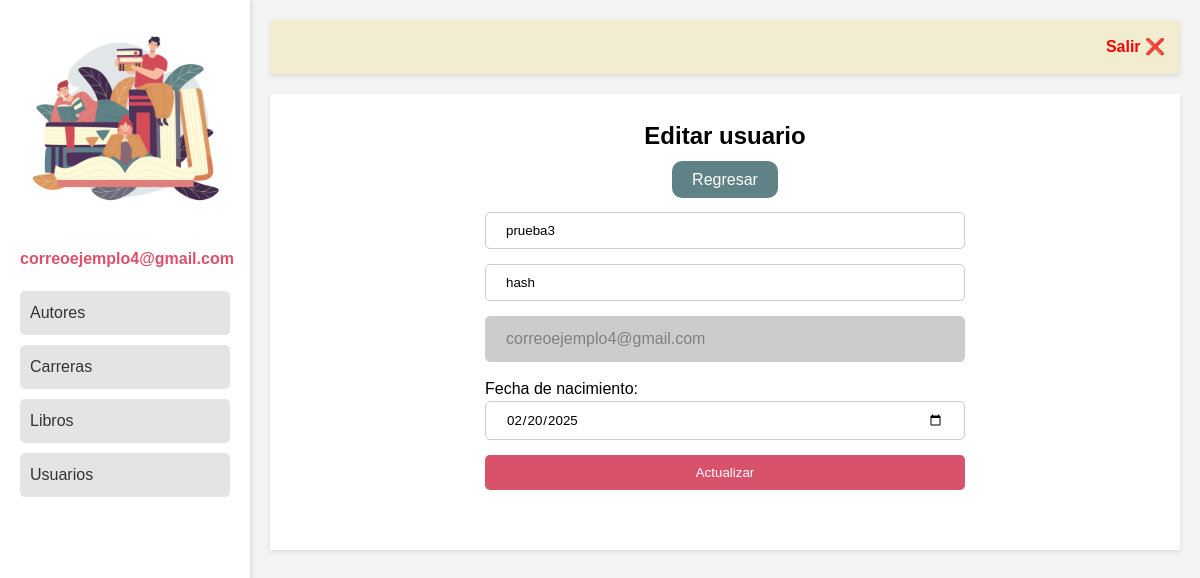
The page /editar-usuario.php?id=17 (signed in) on the database its author committed.
### tables this page shows
CREATE TABLE `usuarios` (
  `ID` int(10) NOT NULL,
  `nombre` varchar(50) DEFAULT NULL,
  `apellido` varchar(50) DEFAULT NULL,
  `email` varchar(30) DEFAULT NULL,
  `contrasena` varchar(100) DEFAULT NULL,
  `fecha_nacimiento` date DEFAULT NULL
);

### editar-usuario.php (the view, shortened to what this page needs)
<!DOCTYPE html>
<html lang="es">
<head>
    <link rel="stylesheet" href="CSS/estilos.css">
</head>
<body>
    <div class="flex-container">
        <div class="sidebar">
            <?php
            include "utils/nav-bar.php"
            ?>
        </div>
        <div class="main-content">
            <header>
                <?php include "utils/header.php" ?>
            </header>
            <?php
            require "conn.php";
            $id_usuario = $_GET["id"];
            $todos = "SELECT * FROM usuarios WHERE ID = '$id_usuario' ";
            $resultado = mysqli_query($conectar, $todos);
            $fila = $resultado->fetch_array();
            ?>
            <section class="dashboard">
                <div class="tittle-div">
                    <h1 class="title">Editar usuario</h1>
                </div>
                <div class="btn">
                    <a class="btn-green" href="ver-usuario.php?id=<?php echo $fila["ID"]; ?>">Regresar</a>
                </div>
                <div class="form-container">
                    <form action="guardar-editar_usuario.php" method="post">
                        <input class="input-login ancho-uniforme" value="<?php echo $fila['nombre'] ?>" type="text" name="nombre" placeholder="Nombre(s)">
                        <input class="input-login ancho-uniforme" value="<?php echo $fila['apellido'] ?>" type="text" name="apellido" placeholder="Apellido">
                        <div class="input-login correo">
                            <?php echo $fila['email'] ?>
                        </div>
                        <p class="entrada-label" for="birthdate">Fecha de nacimiento:</p>
                        <input class="input-login ancho-uniforme" value="<?php echo $fila['fecha_nacimiento'] ?>" type="date" name="fecha_nacimiento" required>
                        <button class="btn-cuenta ancho-uniforme entrada-label" type="submit" value=>Actualizar</button>
                    </form>
                </div>
            </section>
        </div>
    </div>
</body>
</html>

### CSS/estilos.css (style rules this page uses)
:root { --color1: #ccc; --colorWhite: #ffff; --colorBlack: #202131; --color2: #4A3259; --color3: #f2f4f6; --color4: #D9526B; --color5:#D98C5F; --color6: #5F8286; }
body { font-weight: 16px; line-height: 24px; }
* { margin: 0; padding: 0; box-sizing: border-box; font-family: Arial, Helvetica, sans-serif; }
.flex-container { display: flex; min-height: 100vh; background-color: #f4f4f4; }
.sidebar { width: 250px; background: var(--colorWhite); padding: 20px; box-shadow: 2px 0 5px rgba(0,0,0,0.1); }
.main-content { flex: 1; padding: 20px; }
.dashboard { display: flex; flex-direction: column; align-items: center; margin-top: 20px; background-color: var(--colorWhite); box-shadow: 0 2px 5px rgba(0,0,0,0.1); padding: 30px; }
.btn-green { background-color: var(--color6); color: white; padding: 10px 20px; border-radius: 10px; border: none; text-decoration: none; cursor: pointer; }
.btn { margin: 20px; text-align: left; align-items:end; }
.btn-cuenta { margin-top: 10px; padding: 10px 20px; background-color: var(--color4); color: white; width: 280px; text-align: center; border: none; border-radius: 5px; margin: auto; margin-bottom: 30px; }
.input-login { padding: 10px 20px; margin: auto; margin-bottom: 15px; border-radius: 5px; border-color: var(--color3); border: 1px solid var(--color1); display: block; }
.correo { background-color: var(--color1); color: grey; }
.ancho-uniforme { width: 480px; }

### rows shown on the page
usuarios: nombre "prueba3", apellido "hash", email "correoejemplo4@gmail.com", fecha_nacimiento "02/20/2025"

### other values the page prints
$_SESSION["username"] "correoejemplo4@gmail.com"
